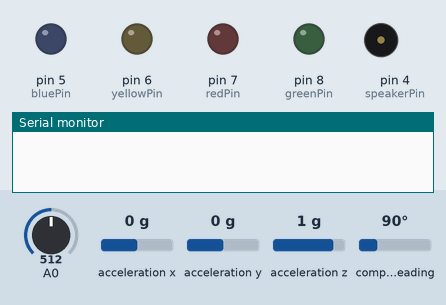
The sketch below on a simulated Arduino Uno, built with avr-gcc and run on an emulated ATmega328P. Parts: output pins drawn as LEDs (lit = HIGH), buzzer (waves = sounding), the last lines printed to the serial monitor. The inputs (shaded band) are chosen by the test bench; at power-on: A0 = 512, acceleration x 0 g, acceleration y 0 g, acceleration z 1 g, compass heading 90°. Pins used as bus, display or sensor lines are not drawn.

Above: at 0.1 s.
At 3.0 s:
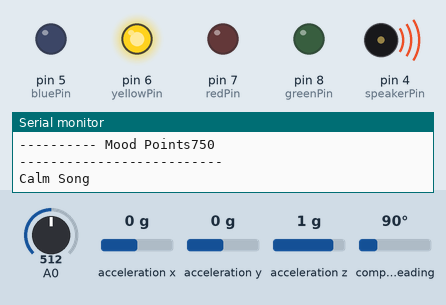
At 3.9 s:
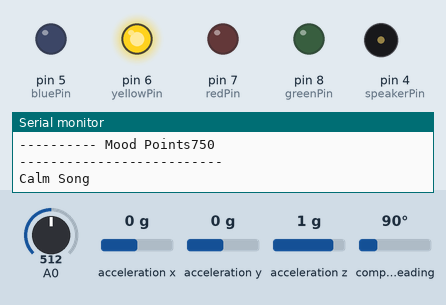
At 22.8 s:
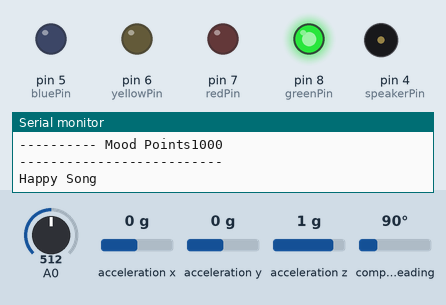
At 41.0 s:
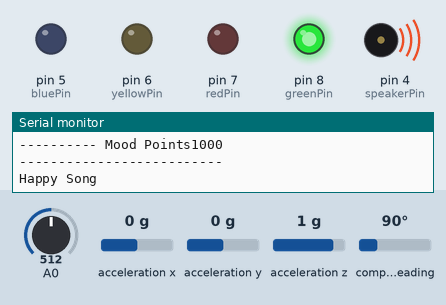
Timing chart, 0 to 41.0 s (numbered marks = the images above):
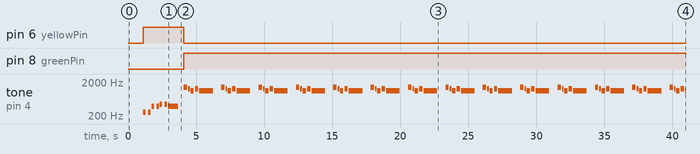

The sketch:

emojiballMoodEmo.ino
```cpp
/*
 * Melody Code provided from code by Tom Igoe
 * http://www.arduino.cc/en/Tutorial/Tone
 *
 *
 * Orientation Sensor provided by Adafruit at
 * https://learn.adafruit.com/adafruit-bno055-absolute-orientation-sensor/arduino-code
 *
 * Special thanks to Omid Ettehadi for invaluable engineering advice
 *
 * Circuit diagram for the ball components can be found at
 * https://drive.google.com/file/d/1YQUWh7QaF56-_6E6iHsZxhAD_fljR3Im/view?usp=sharing
 */
#include <Wire.h>
#include <Adafruit_Sensor.h>
#include <Adafruit_BNO055.h>
#include <utility/imumaths.h>

#include "pitches.h"
//notes in the melody
int angryTune[] = { NOTE_CS8, NOTE_CS8, NOTE_CS8 };
int happyTune[] = { NOTE_F6, NOTE_DS6, NOTE_CS6, NOTE_DS6, NOTE_CS6 };
int calmTune[] = { NOTE_C4, 0, NOTE_C4, NOTE_G4, 0, NOTE_G4, NOTE_A4, 0, NOTE_A4, NOTE_G4 };
//note durations: 2 = half note, 4 = quarter note, 8 = eighth note
int angryNoteDuration[] = {2, 2, 2};
int happyNoteDuration[] = {8, 16, 8, 8, 2};
int calmNoteDuration[] = {8, 16, 8, 8, 16, 8, 8, 16, 8, 2};

//initialize Pin 8 as the pin that controls the green LEDs
const int greenPin = 8;
//initialize Pin 7 as the pin that controls the red LEDs.
const int redPin = 7;
//initialize Pin 6 as the pin that controls the yellow LEDs.
const int yellowPin = 6;
//initialize Pin 5 as the pin that controls the blue LEDs.
const int bluePin = 5;
//intialize Pin 4 as the speaker pin
const int speakerPin = 4;
//intialize Pin 3 as the orientation pin
//const int orientPin = 3;
int xAccel, yAccel, zAccel;
bool angry = false;
int threshold = 2;

int sampleRate = 500;
unsigned long lastRead;
/* This driver reads the "linear acceleration" (gravity subtracted from the BNO055 raw acceleration) and outputs data for the Arduino Serial Plotter
   Connections
   ===========
   Connect SCL to analog 5
   Connect SDA to analog 4
   Connect VDD to 3.3V DC
   Connect GROUND to common ground
   History
   =======
   2015/MAR/03  - First release (KTOWN)
*/

/* Set the delay between fresh samples */
#define BNO055_SAMPLERATE_DELAY_MS (100)

Adafruit_BNO055 bno = Adafruit_BNO055();
imu::Vector<3> v;

/*
    Arduino setup function (automatically called at startup)
*/

// Global var to keep score of points - initialised at 500 (mid calm). Mood range is 0 to 1000
int moodPoints = 500;

boolean isGameStarted = false;

void setup() {
  //greenPin is an output
  pinMode(greenPin, OUTPUT);

  //redPin is an output
  pinMode(redPin, OUTPUT);

  //yellowPin is an output
  pinMode(yellowPin, OUTPUT);

  //bluePin is an output
  pinMode(bluePin, OUTPUT);

  //speaker
  pinMode(4, INPUT_PULLUP);

  // initialize serial communication at 9600 bits per second
  Serial.begin(9600);

  /* Initialise the sensor */

  if (!bno.begin())
  {
    /* There was a problem detecting the BNO055 ... check your connections */
    Serial.print("Ooops, no BNO055 detected ... Check your wiring or I2C ADDR!");
    while (1);
  }

  delay(1000);
  bno.setExtCrystalUse(true);
}

void loop() {
  // TODO - Handle changing start to true
  isGameStarted = true;

  if(isGameStarted){
    // Game Started - Check for inputs
    // Game Started - Check the orientation
    checkLight();
    checkOrient();
    Serial.println("--------------------------");
    String mp = String(moodPoints);
    Serial.println("---------- Mood Points" + mp);
    Serial.println("--------------------------");
    if(moodPoints <= 1000 && moodPoints > 750){
      // Happy Zone
      getHappy();
    } else if(moodPoints <= 750 && moodPoints > 250){
      // Calm Zone
      getCalm();
    } else if(moodPoints <= 250 && moodPoints >= 0){
      // Mad Zone
      getAngry();
    } else  {
      // Error occured
      Serial.println("Error with mood points range");
    }
    delay(50);
  } else {
    // Game not started, neutral light?
  }
}

/*
 * This function gets the light reading when game starts
 * Sensor is at pin A0
 * Checks the value to determine dim or bright room
 * Uses value to determine scored or lost mood point
 */
void checkLight(){
  int lightVal = analogRead(A0);
  // print out the value in the monitor:
  Serial.println(lightVal);
  delay(1); // delay in between reads for stability
  if(lightVal > 500){
    // Light is bright, score mood points, max points 1000
    // moodPoints += 10;
    if(moodPoints >= 1000){
      moodPoints = 1000;
    } else {
      moodPoints += 50;
    }
  } else {
    // Light is dim, lose mood points, min points 0
    // moodPoints -=10;
    if(moodPoints <= 0){
      moodPoints = 0;
    } else {
      moodPoints -= 50;
    }
  }
}

/*
 * Make the ball Happy
 * Turns on green LED & turns off the rest.
 * Pass 'happy' mood to makeASound()
 */
void getHappy(){
  //TODO Check the degree of happiness
  digitalWrite(greenPin,HIGH);
  digitalWrite(redPin,LOW);
  digitalWrite(yellowPin, LOW);
  digitalWrite(bluePin, LOW);
  makeASound("happy");
}

/*
 * Make the ball Mad
 * Turns on red LED & turns off the rest.
 * Pass 'mad' mood to makeASound()
 */
void getAngry(){
  digitalWrite(greenPin,LOW);
  digitalWrite(redPin,HIGH);
  digitalWrite(yellowPin, LOW);
  digitalWrite(bluePin, LOW);
  makeASound("angry");
}

/*
 * Make the ball Calm
 * Turns on yellow LED & turns off the rest.
 * Pass 'calm' mood to makeASound()
 */
void getCalm(){
  digitalWrite(greenPin,LOW);
  digitalWrite(redPin,LOW);
  digitalWrite(yellowPin, HIGH);
  digitalWrite(bluePin, LOW);
  makeASound("calm");
}

/*
 * Make a sound depending on the mood
 */
void makeASound(String mood){
  // TODO Check the mood & play a sound
  if(mood.equals("happy")){
    Serial.println("Happy Song");
    for (int thisNote = 0; thisNote < 5; thisNote++) {
      int noteDuration = 2000 / happyNoteDuration[thisNote];
      tone(speakerPin, happyTune[thisNote], noteDuration);
      int pauseBetweenNotes = noteDuration * 1.30;
      delay(pauseBetweenNotes);
      // stop the tone playing:
      noTone(speakerPin);
    }
  } else if(mood.equals("calm")){
    Serial.println("Calm Song");
    for (int thisNote = 0; thisNote < 10; thisNote++) {
      int noteDuration = 1500 / calmNoteDuration[thisNote];
      tone(speakerPin, calmTune[thisNote], noteDuration);

      int pauseBetweenNotes = noteDuration * 1.30;
      delay(pauseBetweenNotes);
      // stop the tone playing:
      noTone(speakerPin);
    }
  } else if (mood.equals("angry")){
    Serial.println("Angry Song");
    for (int thisNote = 0; thisNote < 3; thisNote++) {
      int noteDuration = 2000 / angryNoteDuration[thisNote];
      tone(speakerPin, angryTune[thisNote], noteDuration);

      int pauseBetweenNotes = noteDuration * 1.30;
      delay(pauseBetweenNotes);
      // stop the tone playing:
      noTone(speakerPin);
    }
  } else {
    Serial.println("Ooops! Mood is undefined");
  }
}

/*
 * Check the balls orientation
 */
void checkOrient(){
   // Possible vector values can be:
  // - VECTOR_ACCELEROMETER - m/s^2
  // - VECTOR_MAGNETOMETER  - uT
  // - VECTOR_GYROSCOPE     - rad/s
  // - VECTOR_EULER         - degrees
  // - VECTOR_LINEARACCEL   - m/s^2
  // - VECTOR_GRAVITY       - m/s^2

  v = bno.getVector(Adafruit_BNO055::VECTOR_LINEARACCEL);
  xAccel = (v.x());
  yAccel = (v.y());
  zAccel = (v.z());


  /* Display the floating point data */

  /*
  Serial.print("-20.,"); //set lower scale
  Serial.print(v.x());  //x acceleration
  Serial.print(",");
  Serial.print(v.y()); //y accel
  Serial.print(",");
  Serial.print(v.z()); //z accel
  Serial.println(",20.0"); //set upper scale
  */

  if(millis()-lastRead>=sampleRate){
    /*if the acceleraction is above a threshold, become angry*/
    if ((xAccel>threshold)||(xAccel<-threshold)||(yAccel>threshold)||(yAccel<-threshold)||(zAccel>threshold)||(zAccel<-threshold)){
      angry = true;
    } else {
      angry = false;
    }

    if (angry==true){
      Serial.println("Don't move me so fast!");
      moodPoints -= 150;
    } else {
      Serial.println("I am calm");
      moodPoints += 200;
      angry = false;
    }

  /*
    Display calibration status for each sensor.
    uint8_t system, gyro, accel, mag = 0;
    bno.getCalibration(&system, &gyro, &accel, &mag);
    if (gyro+accel+mag != 9) { //not yet calibrated
      Serial.print("CALIBRATION: Sys=");
      Serial.print(system, DEC);
      Serial.print(" G=");
      Serial.print(gyro, DEC);
      Serial.print(" A=");
      Serial.print(accel, DEC);
      Serial.print(" M=");
      Serial.print(mag, DEC);
    } */
    Serial.println();


    delay(BNO055_SAMPLERATE_DELAY_MS);
    lastRead = millis();
  }
 }
```

pitches.h
```cpp
/*************************************************
 * Public Constants
 *************************************************/

#define NOTE_B0  31
#define NOTE_C1  33
#define NOTE_CS1 35
#define NOTE_D1  37
#define NOTE_DS1 39
#define NOTE_E1  41
#define NOTE_F1  44
#define NOTE_FS1 46
#define NOTE_G1  49
#define NOTE_GS1 52
#define NOTE_A1  55
#define NOTE_AS1 58
#define NOTE_B1  62
#define NOTE_C2  65
#define NOTE_CS2 69
#define NOTE_D2  73
#define NOTE_DS2 78
#define NOTE_E2  82
#define NOTE_F2  87
#define NOTE_FS2 93
#define NOTE_G2  98
#define NOTE_GS2 104
#define NOTE_A2  110
#define NOTE_AS2 117
#define NOTE_B2  123
#define NOTE_C3  131
#define NOTE_CS3 139
#define NOTE_D3  147
#define NOTE_DS3 156
#define NOTE_E3  165
#define NOTE_F3  175
#define NOTE_FS3 185
#define NOTE_G3  196
#define NOTE_GS3 208
#define NOTE_A3  220
#define NOTE_AS3 233
#define NOTE_B3  247
#define NOTE_C4  262
#define NOTE_CS4 277
#define NOTE_D4  294
#define NOTE_DS4 311
#define NOTE_E4  330
#define NOTE_F4  349
#define NOTE_FS4 370
#define NOTE_G4  392
#define NOTE_GS4 415
#define NOTE_A4  440
#define NOTE_AS4 466
#define NOTE_B4  494
#define NOTE_C5  523
#define NOTE_CS5 554
#define NOTE_D5  587
#define NOTE_DS5 622
#define NOTE_E5  659
#define NOTE_F5  698
#define NOTE_FS5 740
#define NOTE_G5  784
#define NOTE_GS5 831
#define NOTE_A5  880
#define NOTE_AS5 932
#define NOTE_B5  988
#define NOTE_C6  1047
#define NOTE_CS6 1109
#define NOTE_D6  1175
#define NOTE_DS6 1245
#define NOTE_E6  1319
#define NOTE_F6  1397
#define NOTE_FS6 1480
#define NOTE_G6  1568
#define NOTE_GS6 1661
#define NOTE_A6  1760
#define NOTE_AS6 1865
#define NOTE_B6  1976
#define NOTE_C7  2093
#define NOTE_CS7 2217
#define NOTE_D7  2349
#define NOTE_DS7 2489
#define NOTE_E7  2637
#define NOTE_F7  2794
#define NOTE_FS7 2960
#define NOTE_G7  3136
#define NOTE_GS7 3322
#define NOTE_A7  3520
#define NOTE_AS7 3729
#define NOTE_B7  3951
#define NOTE_C8  4186
#define NOTE_CS8 4435
#define NOTE_D8  4699
#define NOTE_DS8 4978
```

Measured:
- by itself, pin 6 (yellowPin): LOW → HIGH at 1.1 s, → LOW 3.0 s later
- by itself, pin 8 (greenPin): LOW → HIGH at 4.1 s
- by itself, tone on pin 4 (speakerPin): plays 262 Hz for 0.19 s, 262 Hz for 0.19 s, 392 Hz for 0.19 s, 392 Hz for 0.19 s, 440 Hz for 0.19 s, 440 Hz for 0.19 s … (77 notes in this stretch)
